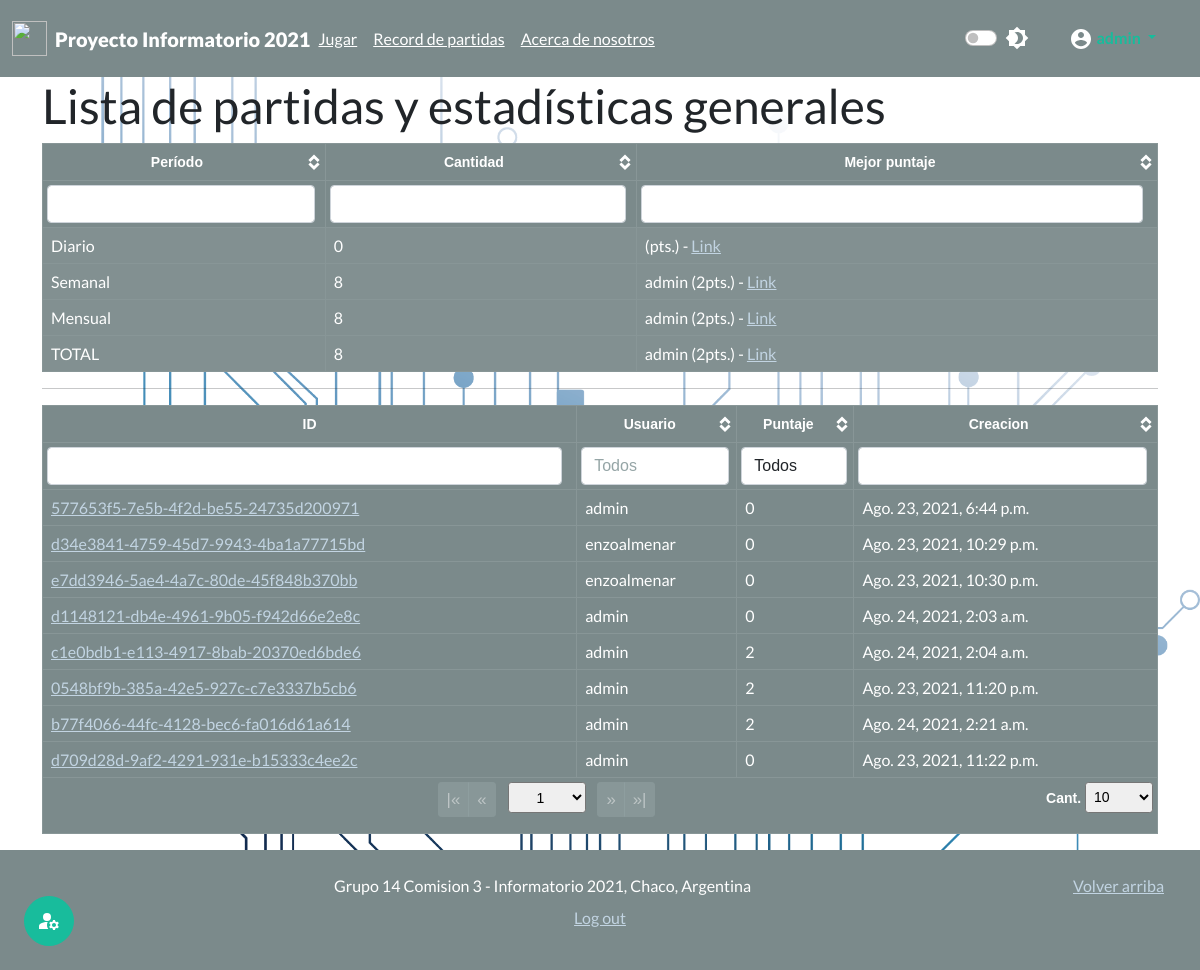
/useradmin/act (signed in), run on an earlier commit of the app's database.
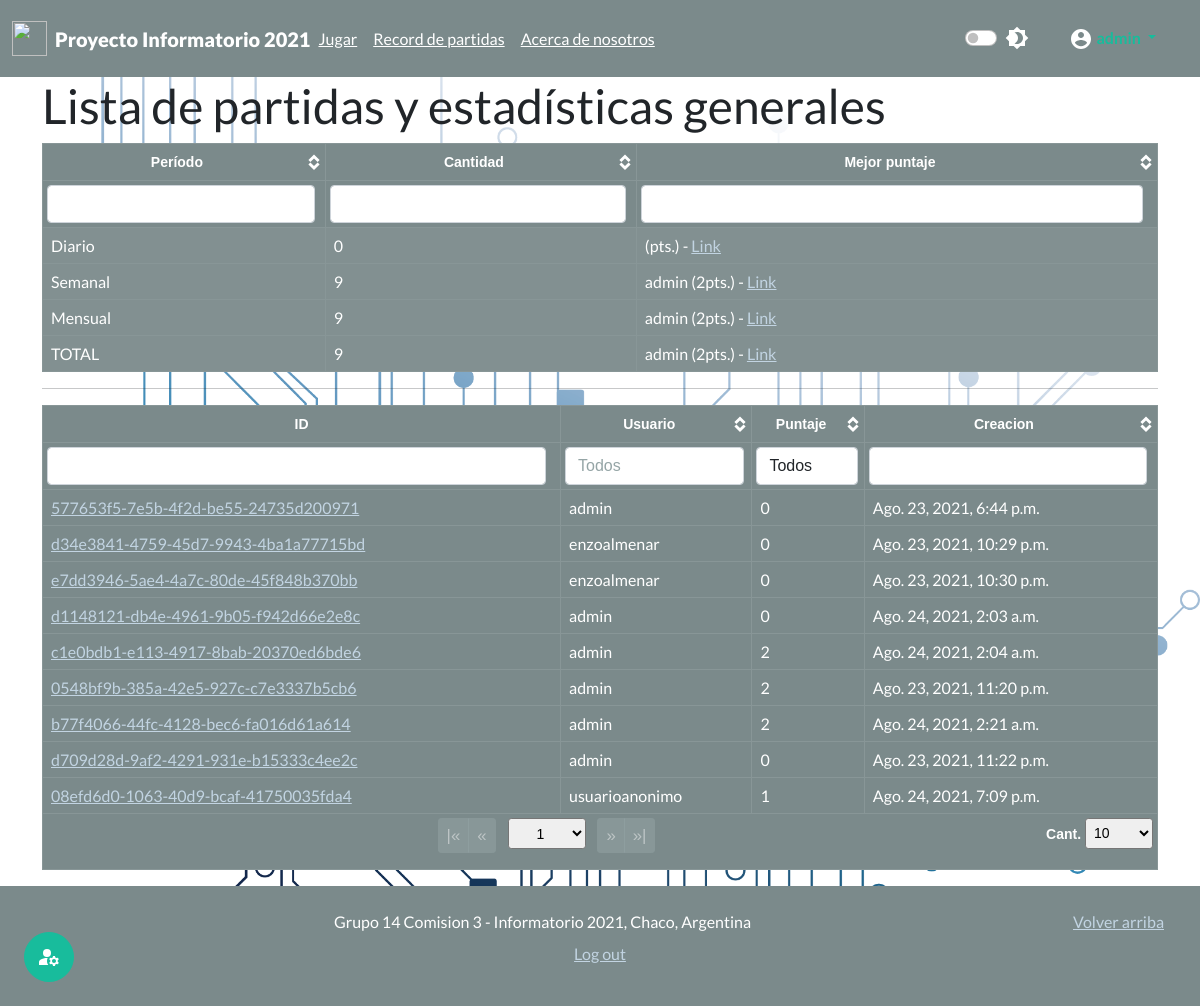
And on a later commit of the database.
### juego_chaco/models.py (models this page shows)
class Partida(models.Model):
    id=models.UUIDField(primary_key=True, default=uuid.uuid4, editable=False)
    usuario=models.ForeignKey(User,on_delete=models.CASCADE)
    puntuacion=models.IntegerField()
    fecha = models.DateTimeField(auto_now_add=True, editable=False)

### useradministrator/views.py (the view)
# urls.py: path('useradmin/<str:id>',views.mi_useradmin,name="mi_useradmin"),
@login_required(login_url="login")
@permission_required('authusuario.es_usuario_admin',raise_exception=True)
def mi_useradmin(request,id):
    sw={"prg":admin_cuestionarios,"usr":admin_usuarios,"act":admin_actividades}
    func= sw.get(id,"ERROR")
    if func != "ERROR":
        return func(request)
    raise Http404

### templates/admin/admin_actividades.html (shortened to what this page needs)
{% extends 'base.html' %}
{% load static %}
{% block load_scr %}
<link href={% static 'css/theme.bootstrap_4.css' %} rel="stylesheet">
<link href={% static 'css/jquery.tablesorter.pager.css' %} rel="stylesheet">
{% endblock  %}
{% block content %}
<div class="container">
  <h1>Lista de partidas y estadísticas generales</h2>
  <table class="table table-dark table-bordered table-striped table-hover">
    <thead class="thead-dark text-center">
      <tr>
          <th>Período</th>
          <th>Cantidad</th>
          <th>Mejor puntaje</th>
    </thead>
    <tbody>
      <tr>
          <td>Diario</td>
          <td>{{estadisticas.diario}}</td>
          <td>{{estadisticas.mejor_diario.usuario}} ({{estadisticas.mejor_diario.puntuacion}}pts.) - <a href={% url 'ver-partida' estadisticas.mejor_diario.pk %}>Link</a></td>
      <tr>
      <tr>
          <td>Semanal</td>
          <td>{{estadisticas.semanal}}</td>
          <td>{{estadisticas.mejor_semanal.usuario}} ({{estadisticas.mejor_semanal.puntuacion}}pts.) - <a href={% url 'ver-partida' estadisticas.mejor_semanal.pk %}>Link</a></td>
      <tr>
      <tr>
          <td>Mensual</td>
          <td>{{estadisticas.mensual}}</td>
          <td>{{estadisticas.mejor_mes.usuario}} ({{estadisticas.mejor_mes.puntuacion}}pts.) - <a href={% url 'ver-partida' estadisticas.mejor_mes.pk %}>Link</a></td>
      <tr>
      <tr>
          <td>TOTAL</td>
          <td>{{estadisticas.total}}</td>
          <td>{{estadisticas.mejor.usuario}} ({{estadisticas.mejor.puntuacion}}pts.) - <a href={% url 'ver-partida' estadisticas.mejor.pk %}>Link</a></td>
    </tbody>
  </table>
  <hr>
  <table class="table table-dark table-bordered table-hover table-responsive">
    <thead class="thead-dark text-center">
      <tr>
        <th class="sorter-false filter-exact">ID</th>
        <th class="filter-exact" data-placeholder="Todos">Usuario</th>
        <th class="filter-select filter-exact" data-placeholder="Todos">Puntaje</th>
        <th class="filter-exact">Creacion</th>
    </thead>
    <tfoot class="text-center">
      <tr>
        <th colspan="7" class="ts-pager">
          <div class="form-inline">
            <div class="btn-group btn-group-sm mx-1" role="group">
              <button type="button" class="btn btn-secondary first" title="first">|&laquo;</button>
              <button type="button" class="btn btn-secondary prev" title="previous">&laquo;</button>
            </div>
            <select class="form-control-sm custom-select px-4 mx-1 pagenum" title="N° de página"></select>
            <div class="btn-group btn-group-sm mx-1" role="group">
              <button type="button" class="btn btn-secondary next" title="next">&raquo;</button>
              <button type="button" class="btn btn-secondary last" title="last">&raquo;|</button>
            </div>
            <p class="float-end">
              <a>Cant.</a>
              <select class="form-control-sm custom-select px-1 pagesize" title="Seleccione el tamaño de página">
                <option selected="selected" value="10">10</option>
              </select>
            </p>
          </div>
        </th>
      </tr>
    </tfoot>
    <tbody>
      {% for partida in partidas %}
        <tr>
        <td><a href= {% url 'ver-partida' partida.pk %}>{{partida.pk}}</a></td>
        <td>{{partida.usuario}}</td>
        <td>{{partida.puntuacion}}</td>
        <td>{{partida.fecha}}</td>
        </tr>
      {% endfor %}
    </tbody>
  </table>
</div>
{% endblock  %}

What changed in the data, as far as the page shows it:
added Partida: pk "08efd6d0-1063-40d9-bcaf-41750035fda4", usuario "usuarioanonimo", puntuacion "1", fecha "Ago. 24, 2021, 7:09 p.m."
Also different on the page:
{{ estadisticas.semanal }}: "8" → "9"
{{ estadisticas.mensual }}: "8" → "9"
{{ estadisticas.total }}: "8" → "9"
